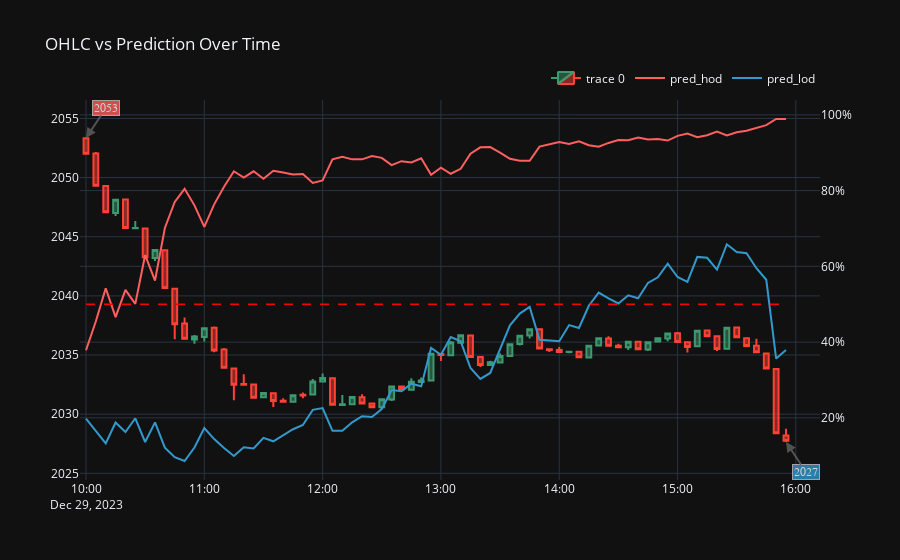

Notebook code for this chart:
### Code cell
create_viz(df_viz, '2023-12-29')
